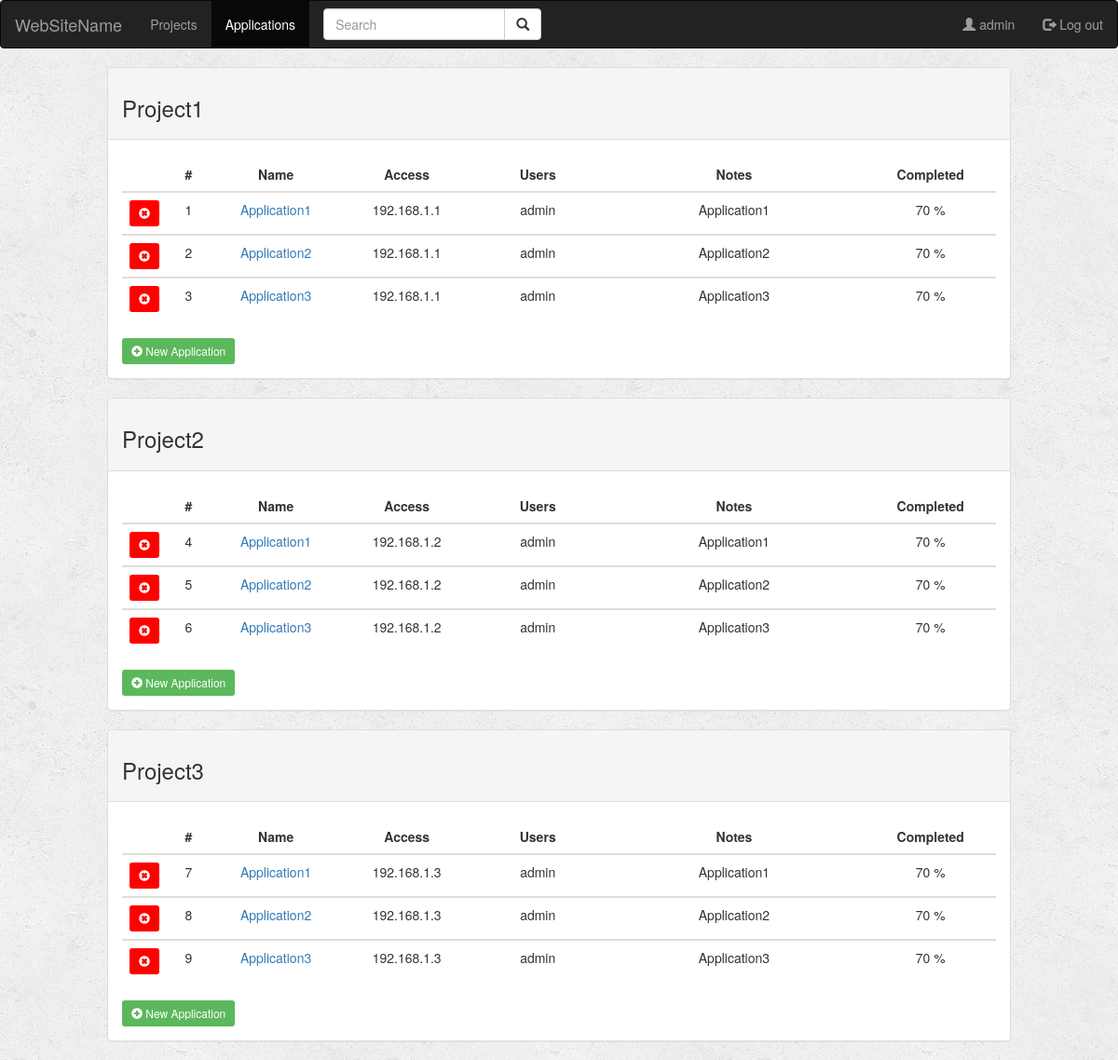
Page /project/applications/ (signed in) on the earlier database version.
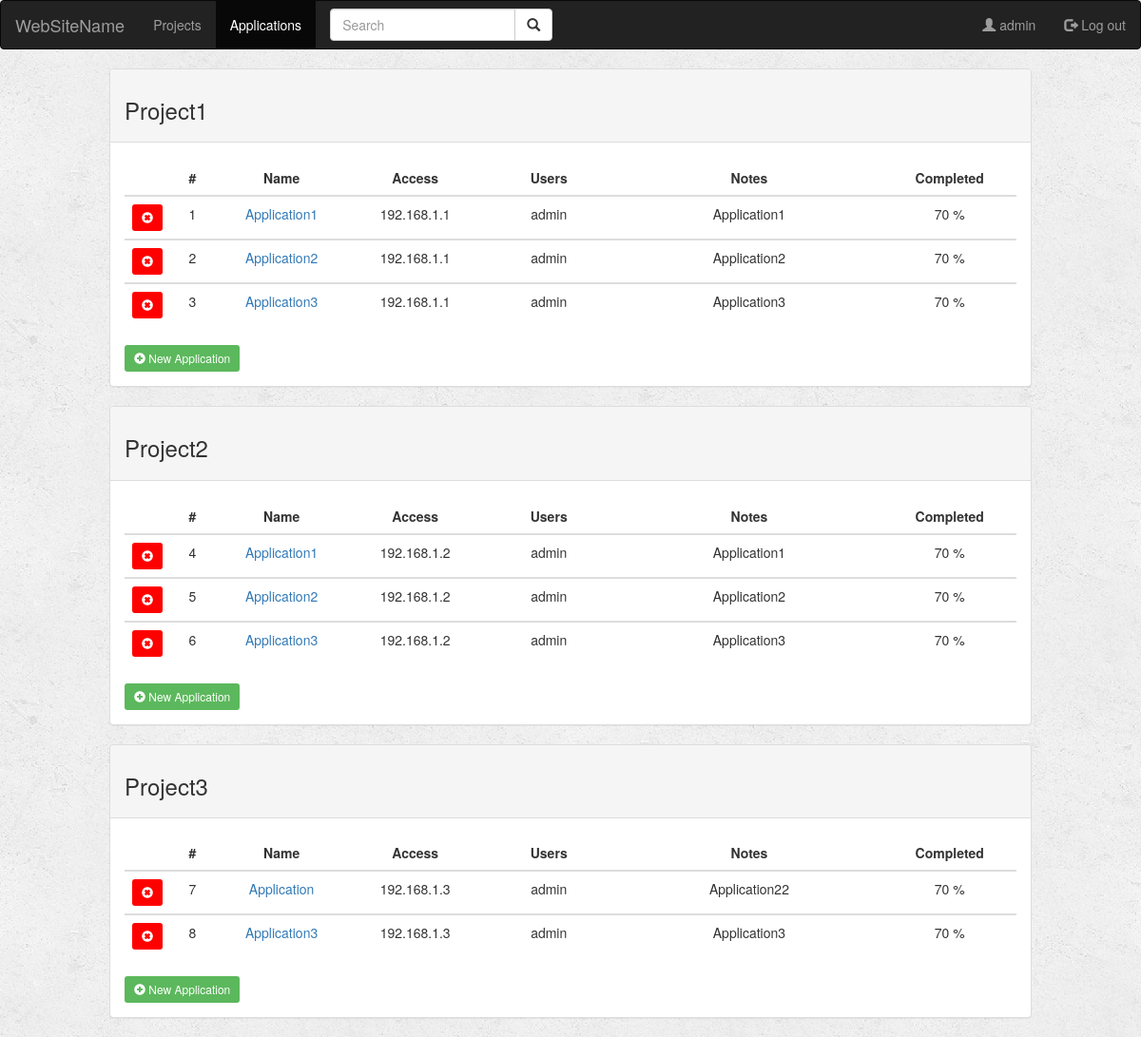
Same page on the later database version.
### project/models.py (models this page shows, shortened)
class Project(models.Model):
    user = models.ForeignKey(User, default=1, on_delete=models.SET_DEFAULT, related_name='user')
    name = models.CharField(max_length=100)
    situation = models.CharField(max_length=10)

class Application(models.Model):
    project = models.ForeignKey(Project, on_delete=models.CASCADE, related_name='project')
    name = models.CharField(max_length=100)
    access = models.CharField(max_length=100)
    username = models.CharField(max_length=30)
    notes = models.TextField(max_length=1000)
    checklist = models.CharField(max_length=100)
    reported = models.CharField(max_length=100)
    def usernameInApp(userRequest):
        appList = []
        applications = Application.objects.all()
        for app in applications:
            userInApp = (app.username).split(',')
            for user in userInApp:
                if user == userRequest.user.username:
                    appList.append(app)
        return appList

### project/views.py (the view)
def applications(request):
    if not request.user.is_authenticated:  # Does user log in?
        return render(request, 'project/login.html')
    else:
        projects = Project.objects.all()  # Getter all projects
        applications = Application.usernameInApp(request)
        return render(request, 'project/applications.html', {'projects': projects, 'applications': applications})

### project/templates/project/applications.html (shortened to what this page needs)
{% extends 'project/base.html' %}
{% block applications_active %}active{% endblock %}
{% block body %}
<div class="container-fluid">
    <div class="row">
        <div class="col-sm-10 col-sm-offset-1">
            {% for project in projects %}
            <div class="panel panel-default">
                <div class="panel-heading">
                    <h3>{{project.name}}</h3>
                </div>
                <div class="panel-body">
                    <div class="table-responsive-sm">
                        <table class="table table-hover">
                            <thead>
                                <tr>
                                    <div class="col-sm-1">
                                        <th style="width:5%; text-align: center"></th>
                                    </div>
                                    <div class="col-sm-1">
                                        <th style="width:5%; text-align: center">#</th>
                                    </div>
                                    <div class="col-sm-2">
                                        <th style="width:15%; text-align: center">Name</th>
                                    </div>
                                    <div class="col-sm-2">
                                        <th style="width:15%; text-align: center">Access</th>
                                    </div>
                                    <div class="col-sm-1">
                                        <th style="width:15%; text-align: center">Users</th>
                                    </div>
                                    <div class="col-sm-2">
                                        <th style="width:30%; text-align: center">Notes</th>
                                    </div>
                                    <div class="col-sm-1">
                                        <th style="width:15%; text-align: center">Completed</th>
                                    </div>
                                </tr>
                            </thead>
                            {% for application in applications %}
                            {% if application.project.id == project.id %}
                            <tbody>
                                <tr>
                                    <div class="col-sm-1">
                                        <td style="width:5%; text-align: center">
                                            <a href="{% url 'project:delete_application' project.id application.id %}"
                                                class="btn btn-danger btn-sm"
                                                style="background-color: red; border: none">
                                                <span class="glyphicon glyphicon-remove-sign"
                                                    style="background-color: red"></span>
                                            </a>
                                        </td>
                                    </div>
                                    <div class="col-sm-1">
                                        <td style="width:5%; text-align: center">{{forloop.counter}}</td>
                                    </div>
                                    <div class="col-sm-2">
                                        <td style="width:15%; text-align: center">
                                            <a href="{% url 'project:application_detail' project.id application.id %}">
                                                {{application.name}}
                                            </a>
                                        </td>
                                    </div>
                                    <div class="col-sm-2">
                                        <td style="width:15%; text-align: center">{{application.access}}</td>
                                    </div>
                                    <div class="col-sm-1">
                                        <td style="width:15%; text-align: center">{{application.username}}</td>
                                    </div>
                                    <div class="col-sm-2">
                                        <td style="width:30%; text-align: center">{{application.notes}}</td>
                                    </div>
                                    <div class="col-sm-1">
                                        <td style="width:15%; text-align: center">70 %</td>
                                    </div>
                                </tr>
                            </tbody>
                            {% endif %}
                            {% endfor %}
                        </table>
                        <a href="{% url 'project:create_application' project.id %}" class="btn btn-success btn-sm"
                            style="border:none">
                            <span class="glyphicon glyphicon-plus-sign"></span> New Application
                        </a>
                    </div>
                </div>
            </div>
            {% endfor %}
        </div>
    </div>
</div>
{% endblock %}

### project/templates/project/base.html (shortened to what this page needs)
<!DOCTYPE html>
<html lang="en" dir="ltr">
<head>
  {% load staticfiles %}
  <link rel="stylesheet" href="https://maxcdn.bootstrapcdn.com/bootstrap/3.3.6/css/bootstrap.min.css">
  <link rel="stylesheet" type="text/css" href="{% static 'project/style.css' %}" />
</head>
<body>
  <nav class="navbar navbar-inverse">
    <div class="container-fluid">
      <div class="navbar-header">
        <a class="navbar-brand" href="{% url 'project:index' %}">WebSiteName</a>
      </div>
      <ul class="nav navbar-nav">
        <li class="{% block projects_active %}{% endblock %}"><a href="{% url 'project:projects' %}">Projects</a></li>
        <li class="{% block applications_active %}{% endblock %}"><a
            href="{% url 'project:applications' %}">Applications</a></li>
      </ul>
      <form class="navbar-form navbar-left" role="search" method="get" action="{% url 'project:index' %}">
        <div class="input-group">
          <input type="text" class="form-control" placeholder="Search" name="q" value="{{ request.GET.q }}">
          <div class="input-group-btn">
            <button class="btn btn-default" type="submit">
              <i class="glyphicon glyphicon-search"></i>
            </button>
          </div>
        </div>
      </form>
      <ul class="nav navbar-nav navbar-right">
        <li class="{% block user_active %}{% endblock %}"><a href="#">
            <span class="glyphicon glyphicon-user"></span> {{user.username}}</a>
        </li>
        <li class="{% block logout_active %}{% endblock %}"><a href="{% url 'project:logout_user' %}">
            <span class="glyphicon glyphicon-log-out"></span> Log out</a>
        </li>
      </ul>
    </div>
  </nav>
  {% block body %}
  {% endblock %}
</body>
</html>

### project/static/project/style.css (style rules this page uses)
body { background: white url("images/background.png"); }

Differences in the rows shown:
removed Application: name "Application1", access "192.168.1.3", username "admin", notes "Application1", shown under Project "Project3"
changed Application: name "Application2" → "Application"; notes "Application2" → "Application22"
